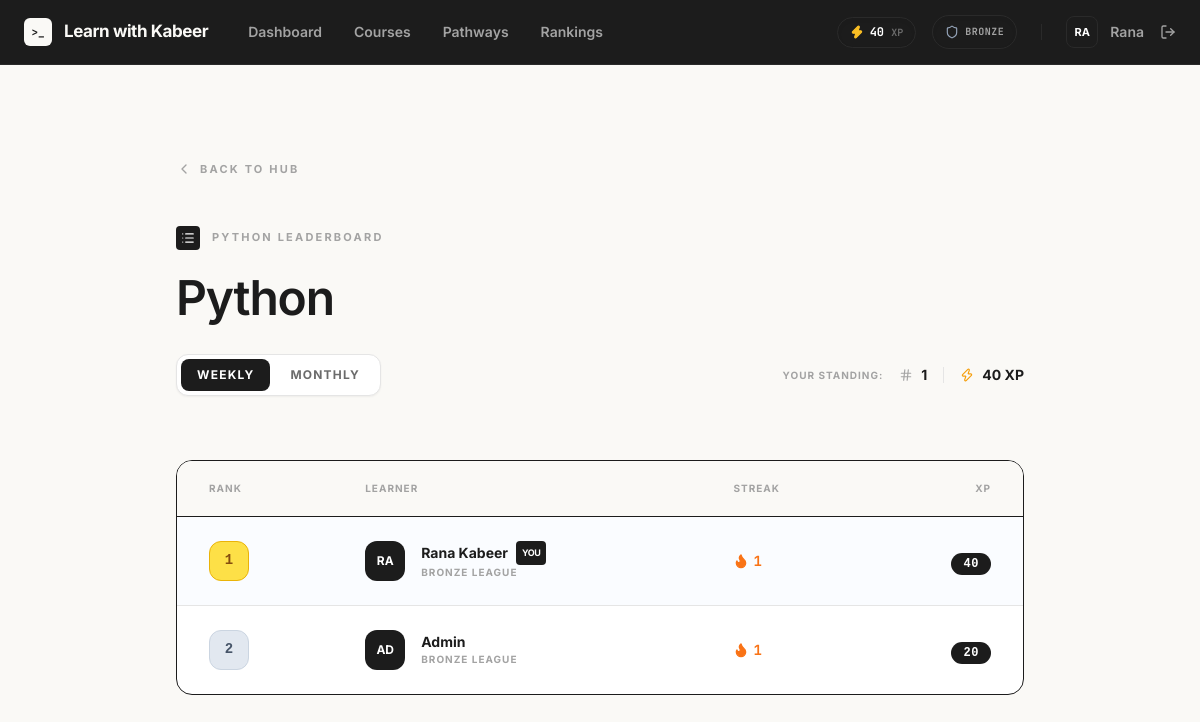
Before: /rankings/course/python (signed in) with the older database file.
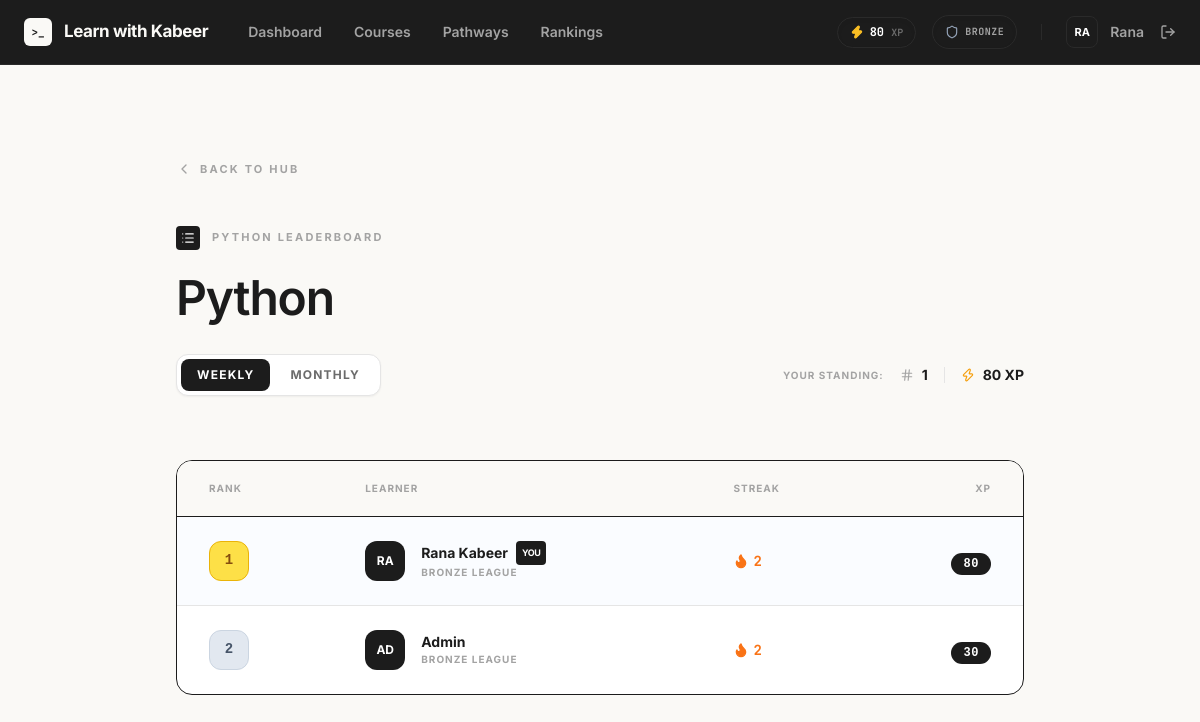
After: the same page with the newer database file.
### tables this page shows
CREATE TABLE users (
            id INTEGER PRIMARY KEY AUTOINCREMENT,
            name TEXT NOT NULL,
            email TEXT NOT NULL UNIQUE,
            password_hash TEXT NOT NULL,
            is_admin INTEGER NOT NULL DEFAULT 0,
            created_at TEXT NOT NULL DEFAULT CURRENT_TIMESTAMP
        , total_xp INTEGER NOT NULL DEFAULT 0, streak_current INTEGER NOT NULL DEFAULT 0, streak_max INTEGER NOT NULL DEFAULT 0, last_activity_at TEXT, league TEXT NOT NULL DEFAULT 'Bronze', privacy_public INTEGER NOT NULL DEFAULT 1);

### app.py (the view)
@app.route("/rankings/course/<course_slug>")
def course_leaderboard(course_slug):
    course = database.get_course_overview(None, course_slug)["course"]
    if not course:
        abort(404)
    timeframe = request.args.get("timeframe", "weekly")
    leaderboard_data = database.get_leaderboard(course_id=course["id"], timeframe=timeframe, user_id=g.user["id"] if g.user else None)
    return render_template("rankings/leaderboard.html", title=f"{course['title']} Leaderboard", data=leaderboard_data, timeframe=timeframe, course=course)

### app.py (called while the page is built)
@app.before_request
def load_logged_in_user():
    user_id = session.get("user_id")
    g.user = database.get_user_by_id(user_id) if user_id else None

@app.context_processor
def inject_template_helpers():
    return {
        "current_user": g.get("user"),
        "lesson_url": lesson_url,
    }

### database.py (called while the page is built)
def get_db():
    if "db" not in g:
        g.db = sqlite3.connect(current_app.config["DATABASE"])
        g.db.row_factory = sqlite3.Row
        g.db.execute("PRAGMA foreign_keys = ON")
    return g.db

def get_user_by_id(user_id):
    return get_db().execute("SELECT * FROM users WHERE id = ?", (user_id,)).fetchone()

### templates/rankings/leaderboard.html (shortened to what the changed rows need)
{% extends "base.html" %}
{% block content %}
<link rel="stylesheet" href="{{ url_for('static', filename='css/rankings.css') }}">
<main class="flex-1 overflow-y-auto bg-[#FAF9F6] font-sans selection:bg-[#1C1C1C] selection:text-white pb-32">
    <div class="mx-auto max-w-4xl px-6 py-12 lg:py-24">
        <header class="mb-16">
            <h1 class="text-4xl font-semibold tracking-tight text-[#1C1C1C] sm:text-5xl">
                {% if course %}{{ course.title }}{% else %}Global Rankings{% endif %}
            </h1>
            <div class="mt-8 flex flex-wrap items-center justify-between gap-6">
                {% if data.current_user_rank and data.current_user_rank.rank %}
                <div class="flex items-center gap-4 text-sm font-bold text-[#1C1C1C]">
                    <span class="text-[#A3A3A3] uppercase tracking-widest text-[10px]">Your standing:</span>
                    <span class="flex items-center gap-2">
                        <i data-lucide="hash" class="w-3.5 h-3.5 text-[#A3A3A3]"></i>
                        {{ data.current_user_rank.rank }}
                    </span>
                    <span class="flex items-center gap-2">
                        <i data-lucide="zap" class="w-3.5 h-3.5 text-amber-500"></i>
                        {{ data.current_user_rank.xp or 0 }} XP
                    </span>
                </div>
                {% endif %}
            </div>
        </header>
        <div class="overflow-hidden rounded-2xl border border-[#1C1C1C] bg-white shadow-[-8px_8px_0_0_#F5F5F5, -9px_9px_0_0_#1C1C1C]">
            <table class="w-full text-left border-collapse">
                <thead>
                    <tr class="border-b border-[#1C1C1C] bg-[#FAF9F6]">
                        <th class="px-8 py-5 text-[10px] font-bold uppercase tracking-widest text-[#A3A3A3]">Rank</th>
                        <th class="px-8 py-5 text-[10px] font-bold uppercase tracking-widest text-[#A3A3A3]">Learner</th>
                        <th class="px-8 py-5 text-[10px] font-bold uppercase tracking-widest text-[#A3A3A3]">Streak</th>
                        <th class="px-8 py-5 text-[10px] font-bold uppercase tracking-widest text-[#A3A3A3] text-right">XP</th>
                    </tr>
                </thead>
                <tbody class="divide-y divide-[#E5E5E5]">
                    {% for user in data.top_users %}
                    <tr class="leaderboard-row {% if current_user and user.id == current_user.id %}bg-blue-50/30{% endif %}">
                        <td class="px-8 py-6">
                            <div class="rank-badge {% if loop.index == 1 %}rank-1{% elif loop.index == 2 %}rank-2{% elif loop.index == 3 %}rank-3{% else %}rank-other{% endif %}">
                                {{ loop.index }}
                            </div>
                        </td>
                        <td class="px-8 py-6">
                            <div class="flex items-center gap-4">
                                <div class="flex h-10 w-10 items-center justify-center rounded-xl bg-[#1C1C1C] text-[12px] font-bold text-white">
                                    {{ user.name[:2].upper() }}
                                </div>
                                <div>
                                    <div class="text-sm font-bold text-[#1C1C1C] flex items-center gap-2">
                                        {{ user.name }}
                                        {% if current_user and user.id == current_user.id %}
                                        <span class="text-[9px] font-bold uppercase tracking-tighter bg-[#1C1C1C] text-white px-1.5 py-0.5 rounded">You</span>
                                        {% endif %}
                                    </div>
                                    <div class="text-[10px] font-bold uppercase tracking-widest text-[#A3A3A3]">{{ user.league }} League</div>
                                </div>
                            </div>
                        </td>
                        <td class="px-8 py-6">
                            <div class="streak-counter text-sm">
                                <i data-lucide="flame" class="w-4 h-4 {% if user.streak_current > 0 %}fill-orange-500 text-orange-500{% else %}text-[#A3A3A3]{% endif %}"></i>
                                <span class="font-mono">{{ user.streak_current }}</span>
                            </div>
                        </td>
                        <td class="px-8 py-6 text-right">
                            <span class="xp-pill">{{ user.period_xp or 0 }}</span>
                        </td>
                    </tr>
                    {% endfor %}
                </tbody>
            </table>
        </div>
    </div>
</main>
{% endblock %}

### templates/base.html (shortened to what the changed rows need)
<!DOCTYPE html>
<html lang="en">
<head>
    <script src="https://cdn.tailwindcss.com?plugins=typography"></script>
</head>
<body class="h-screen overflow-hidden bg-gray-50 text-gray-900 font-sans antialiased flex flex-col">
    <nav class="sticky top-0 z-50 flex-none border-b border-[#2A2A2A] bg-[#1C1C1C] px-6 transition-all duration-300">
        <div class="mx-auto flex h-16 max-w-6xl items-center justify-between">
            <div class="flex items-center gap-6">
                <div class="flex items-center gap-6 text-sm font-semibold text-[#A3A3A3]">
                    {% if current_user %}
                        <div class="hidden items-center gap-4 md:flex">
                            <div class="flex items-center gap-1.5 rounded-full border border-[#2A2A2A] bg-[#1C1C1C] px-3 py-1.5 shadow-inner">
                                <i data-lucide="zap" class="h-3.5 w-3.5 fill-amber-400 text-amber-400"></i>
                                <span class="font-mono text-xs font-bold text-white">{{ current_user.total_xp }} <span class="text-[10px] text-[#6B6B6B]">XP</span></span>
                            </div>
                            <div class="flex items-center gap-1.5 rounded-full border border-[#2A2A2A] bg-[#1C1C1C] px-3 py-1.5 shadow-inner">
                                <i data-lucide="shield" class="h-3.5 w-3.5 text-slate-400"></i>
                                <span class="font-mono text-[10px] font-bold uppercase tracking-wider text-[#A3A3A3]">{{ current_user.league }}</span>
                            </div>
                        </div>
                        <div class="flex items-center gap-4">
                            <a href="{{ url_for('settings') }}" class="group flex items-center gap-3 transition-colors hover:text-white">
                                <div class="flex h-8 w-8 items-center justify-center rounded-lg border border-[#2A2A2A] bg-[#1C1C1C] text-[11px] font-bold text-white transition-all group-hover:border-white/20">
                                    {{ current_user.name[:2].upper() }}
                                </div>
                                <span class="text-sm font-semibold">{{ current_user["name"].split(' ')[0] }}</span>
                            </a>
                            <form action="{{ url_for('logout') }}" method="post" class="inline">
                                <button type="submit" class="flex items-center gap-2 transition-colors hover:text-[#FAF9F6]" title="Sign Out">
                                    <i data-lucide="log-out" class="h-4 w-4"></i>
                                </button>
                            </form>
                        </div>
                    {% endif %}
                </div>
            </div>
        </div>
    </nav>
    {% block content %}{% endblock %}
</body>
</html>

Changed rows visible on the page:
changed users "Rana Kabeer": total_xp "40" → "80"; streak_current "1" → "2"
changed users "Admin": streak_current "1" → "2"; total_xp "20" → "30"
Other visible differences:
{{ data.current_user_rank.xp or 0 }}: "40" → "80"
